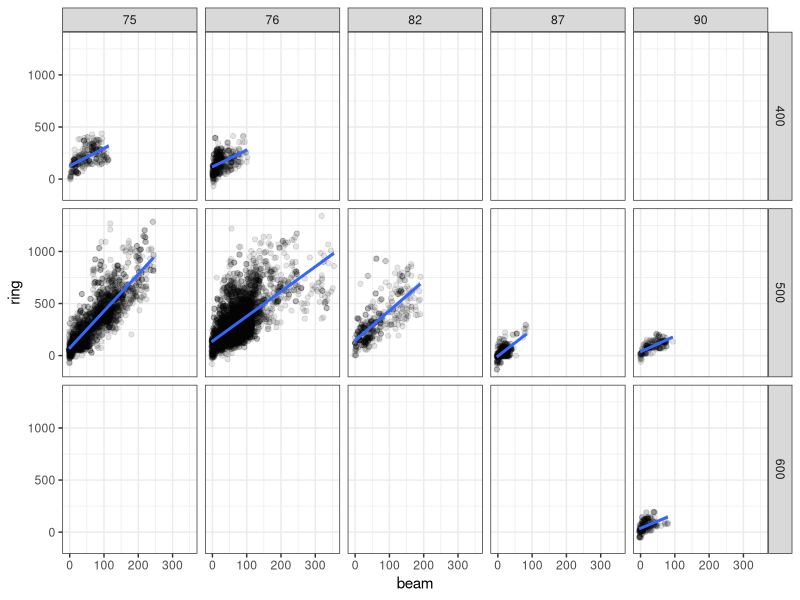
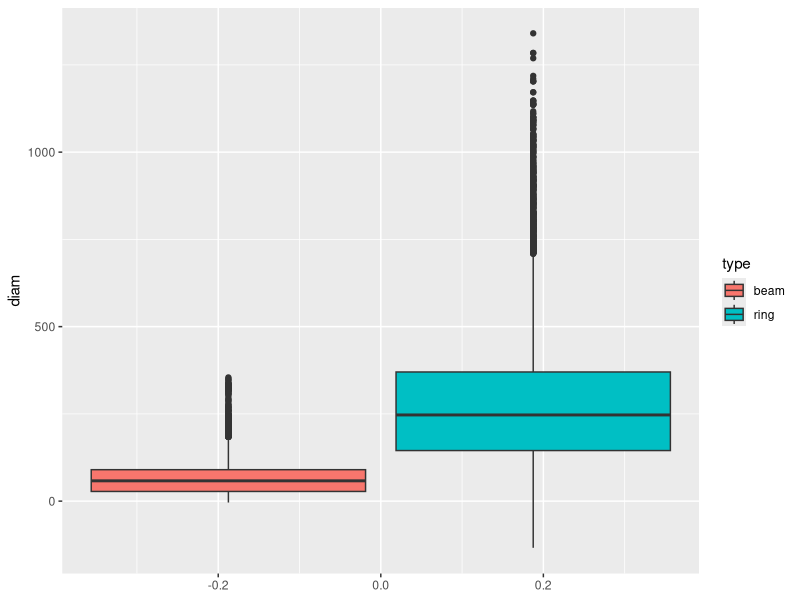
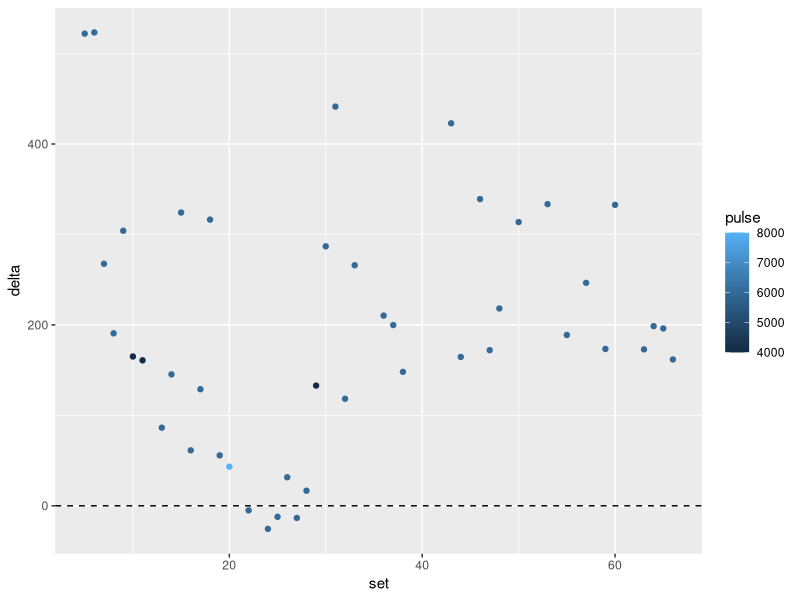
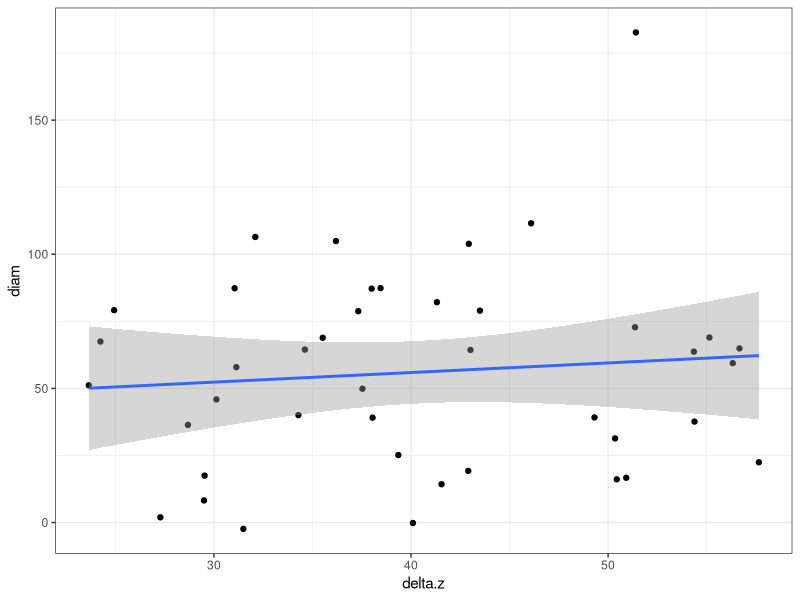

Source code (R) for these figures, in order: (Note: this script raises an error after producing the figures.)
# Script to measure size of aggregations around FADs

# 0. Description  ----------------

# There are several objectives in this study:
# (1) Measure and correct atwarth distorsion of multibeam sonar
# (2) Compare horizontal and vertical diameters of aggregations
#     Is there any consistent pattern?
# (3) Correlate abunance with chatches


# The data we are using are:
#   horizontal sonar, 
#   vertical echosounder EK60 @ 120 kHz, and:
#   catches per species

# The sonar is a Simrad SN90? with 32 beams of 3.75º each
# According to Missund (1993), when measuring school sizes with sonar
# the alongship beam correction should be:
#   Corr.beam = Uncorr.beam - (1500*Pulse*1e-6)/2 
# and the atwarthship correction should be:
#   Corr.ring = Uncorr.ring - 2*n*(2/3)*Range*tan(3.75*pi/(2*180))
# where n is the number of beams occupied by the school
# and Range is the distance to the center of the school

# 1. Load libraries and input data --------------

library(dplyr)
library(tidyr)
library(ggplot2)
library(purrr)
library(broom)

# read data files:
# (1) dimensiones - sonar-based school diameters 
# (2) vert - echosounder-based school heights
# (3) lances - info about catches
# (4) acous - echosounder acoustic echointegration 

# (1) dimensiones -  sonar-based school diameters 
# done with Profos by Udane 
# It measures simultaneously longitudinal and transversal diameters of 
# the same aggregation around a FAD
# it contains multiple measures per set, so 
# needs to be summarised
dimensiones <- read.table(file = "datos/Dimensions-pp.txt", sep = "\t", 
                          header = T, dec = ".")  %>% 
  rename(distance = Diancia.del.Banco..m.)
str(dimensiones)

# Relevant variables:
# Self-explanatory: set, Date (mmddyyyy), Time (hhmm)
# Trans.tilt: transducer tilt angle (º) (0 for horizontal)
# AlongBeamSize: longitudinal measure of the school diameter (m)
# AlongRingSize: transversal measure of the school diameter (m)
# Dudoso: especially difficult or compromised diameter measures (1/0)
# Pulso: pulse duration (micro s)
# Rango: maximum detection range of the sonar (m)
# Frecuency: operating frequency of the sonar (kHz)
# distance: distance to the center of the school (m)


# (2) vert - echosounder-based school heights
# output of the lines drawn in Echoview by Iñaki
# indicating the approximate initial and final depth of each school
# as recorded by the vertical echosounder onboard the logistic boat
# It contains multiple depths per set, so 
# we have to summarise befor merging to other data
vert <- read.table("datos/profundidades.txt", header = T, sep = "\t")
str(vert)

# Relevant variables:
# set (id), Zsup, SD_Zsup, Zfin, SD_Zfin (m)

# (3) lances - info about catches
lances <- read.table("datos/Lances.txt", header = T, sep = "\t")
str(lances)  

# Relevant variables:
# Lance, Fecha, Hora
# Captura.Total, skj, bet, yft (t)

# (4) acous - echosounder acoustic echointegration 
# vertical acoustic density and NASC at 120 kHz
# it is 120 instead of 38 because the 38 failed at some point of the survey
# it is echointegrated between the ranges of the Echoview lines in "vert"
acous <- read.table("datos/Ecointegra120xlance.txt", header = T, sep = "\t")
acous <- acous[c(1,5:17, 21:23)]
acous <- acous[-c(5:9)]
str(acous)

# Relevant variables:
# Set, Date_M (yyyymmdd), Time_M (hh:mm:ss.ssss; factor)
# NASC, Sv_mean

## 1. Correction of the atwarth dimension  -----------------
# we measure the diameter of the aggregation along beam and along ring
# at complete round trajectories surroundng the FAD during purse seining ops.
# then we compare the corrected along-beam diameter estimations
# with the along-ring ones
# and try to estimate correction factors for the latter

summary(dimensiones)

# we apply Misund's corrections:
dimensiones <- dimensiones %>%
  mutate(n = case_when(
          Rango == 400 ~ 15, 
          Rango == 500 ~ 14, 
          Rango == 600 ~ 13
          ),
          beam = AlongBeamSize - (1500*Pulso*1e-6)/2, 
          ring = AlongRingSize - 2*n*(2/3)*distance*tan(3.75*pi/(2*180)))
dimensiones %>%
  filter(Dudoso != 1) %>%
  ggplot(aes(x = beam, y = ring)) +
  geom_point(alpha = 0.1) +
  geom_smooth(method = "lm") +
  theme_bw() +
  facet_grid(Rango ~ Frecuency)
  
modelo <- lm(data = dimensiones, beam ~ ring)
summary(modelo)

lmod <- function(x) lm(data = x, beam ~ AlongRingSize)

dim.l <- split(x = dimensiones, f = dimensiones$Frecuency)
mod.l <- map(.x = dim.l, .f = lmod)
map(.x = mod.l, .f = summary)
# significant*** correlation between along and atwarth diameters for all freqs 
# the best R2 for 75 kHz (61%) followed by 82 kHz (52%); the rest, well below 50% 
# Estimated correction for atwarth diameters
# corrected.atwarth.diam = 0.18*atwarth.diam - 14.5 m

dim.l2 <- split(x = dimensiones, f = dimensiones$Rango)
mod.l2 <- map(.x = dim.l2, .f = lmod)
map(.x = mod.l2, .f = summary)

# Check try the following idea: correct the atwarth diameter estimation with 
# the formula by Misund (1993). Then, see if it corrects completely
# according to the along beam estimation. If not, apply the result of 
# the linear regression obtained here.

# boxpplot comparing beam vs ring school diam
dimensiones %>%  
  gather(beam:ring, key = "type", value = "diam") %>% 
  ggplot(aes(y = diam)) + 
  geom_boxplot(aes(fill = type)) 

# scatterplot of delta-diam against set number
dimensiones %>%  
  mutate(delta = ring - beam) %>% 
  group_by(set) %>% 
  summarise(delta = mean(delta), pulse = mean(Pulso)) %>% 
  ggplot(aes(y = delta, x = set)) + 
  geom_point(aes(colour = pulse)) +
  geom_hline(yintercept = 0, linetype = 2) 


## 2. Vertical vs horizontal diameters -------------------------
# we compare vert vs horiz to see whether there is a stable relationship between them

## 2.1 Summarise vertical diameters per set ---------
vert <- vert %>%
  mutate(delta.z = Zfin - Zsup) 
vert %>% summary()
vert %>% group_by(set) %>%
  summarise(mean(delta.z))

vert.sum <- vert %>% 
  mutate(delta.z = Zfin - Zsup, 
         sd.delta.z = SD_Zsup + SD_Zfin) %>%
  group_by(set) %>%
  summarise(delta.z = mean(delta.z, na.rm = T), 
            sd.z = mean(sd.delta.z, na.rm = T)) %>%
  mutate(cv.z = sd.z/delta.z)
summary(vert.sum$delta.z)

## 2.2 Summarise horizontal diameters per set -------
horiz.sum <- dimensiones %>%
  group_by(set) %>%
  summarise(diam = mean(beam, na.rm = T), 
            sd.diam = sd(beam, na.rm = T)) %>%
  mutate(cv.diam = sd.diam/diam)

## 2.3 Combine and compare vertical and horizontal info  --------------
geom <- merge(vert.sum, horiz.sum, by = "set", all = F)

geom %>%
  ggplot(aes(x = delta.z, y = diam)) +
  geom_point() +
  geom_smooth(method = "lm") +
  theme_bw()

# unfortunately (or fortunately) the diameter seems pretty constant
# independent from the vertical extension of the aggregation
# According to these data, for vertical extensions between 20 and 70 m
# in the Atlantic Ocean the average horizontal diameter would be constant = 50 m
# Unless we find a relationship with sv or nasc...


## 3. Predicting catches with only vertical data ----------------
lances.geom <- merge(geom, lances, by.x = "set", by.y = "Lance")

lances.geom <- merge(lances.geom, acous, by.x = "set", by.y = "Set")
lances.geom <- lances.geom[c(1:8, 10, 15:24, 27:32)] 


panel.cor <- function(x, y, digits=2, prefix="", cex.cor) 
{
  usr <- par("usr"); on.exit(par(usr)) 
  par(usr = c(0, 1, 0, 1)) 
  r <- abs(cor(x, y)) 
  txt <- format(c(r, 0.123456789), digits = digits)[1] 
  txt <- paste(prefix, txt, sep = "") 
  if (missing(cex.cor)) cex <- 0.8/strwidth(txt) 
  
  test <- cor.test(x,y) 
  # borrowed from printCoefmat
  Signif <- symnum(test$p.value, corr = FALSE, na = FALSE, 
                   cutpoints = c(0, 0.001, 0.01, 0.05, 0.1, 1),
                   symbols = c("***", "**", "*", ".", " ")) 
  
  text(0.5, 0.5, txt, cex = cex * r) 
  text(.8, .8, Signif, cex = cex, col = 2) 
}
x11()
pairs(lances.geom, lower.panel = panel.smooth, upper.panel = panel.cor)
# I don't see anything interesting
